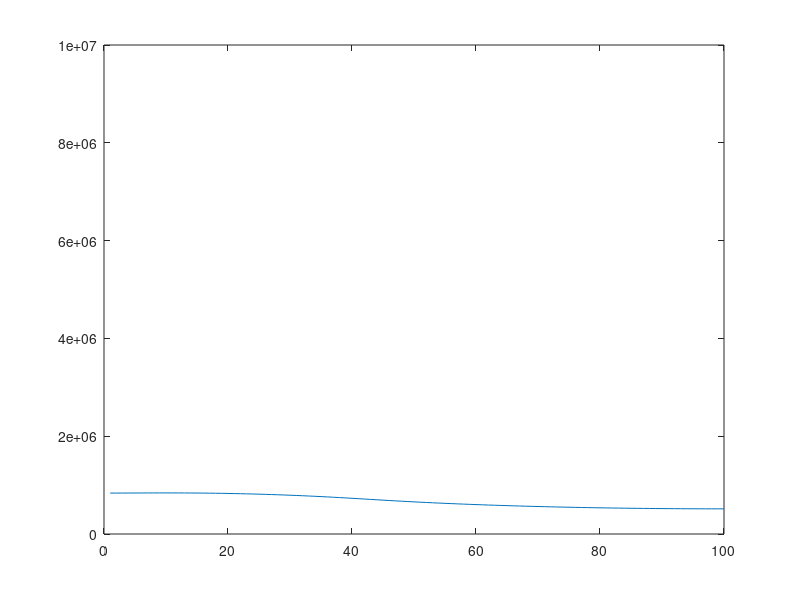

Recreate this plot in MATLAB.
maturationtime=2400;
mtcunits=maturationtime/25;
degtime=2900;
dtcunits=degtime/25;
diffconst=.2;
initconds=zeros(100,1);
% for j=2:51
% initconds(j)=25^2-(j-26.5)^2;
% end
% for j=11:99
% initconds(j)=initconds(j)+(45^2-(j-55)^2)/9;
% end
for j=1:45
initconds(j)=23^4-(j-23)^4;
end
totpermtunit=sum(initconds);
realdisco=dct(initconds);
showgrad=figure;
for t=1:400
    laterdisco=realdisco'.*exp(-25*diffconst*t*(pi*(1:100)/100).^2);
    outdisco=idct(laterdisco);
%     needtoadd=totpermtunit-sum(outdisco);
needtoadd=0;
    odstore(t,:)=outdisco+(needtoadd/100);
    figure(showgrad); clf;
    rawinverse=zeros(100,1);
    for k=1:t
        rawinverse=rawinverse+(odstore(k,:)*(1-exp(-(t-k)/mtcunits)))'-(odstore(k,:)*(1-exp(-(t-k)/dtcunits)))';
        % this is for the case that you can be degraded before maturing
%         rawinverse=rawinverse+(odstore(k,:)*(1-exp(-(t-k)/mtcunits))*exp(-(t-k)/dtcunits))';
        % this is for the case that you can only be degraded once mature
    end
    plot(rawinverse);
    ylim([0 10000000]);
    pause(0.1);
end